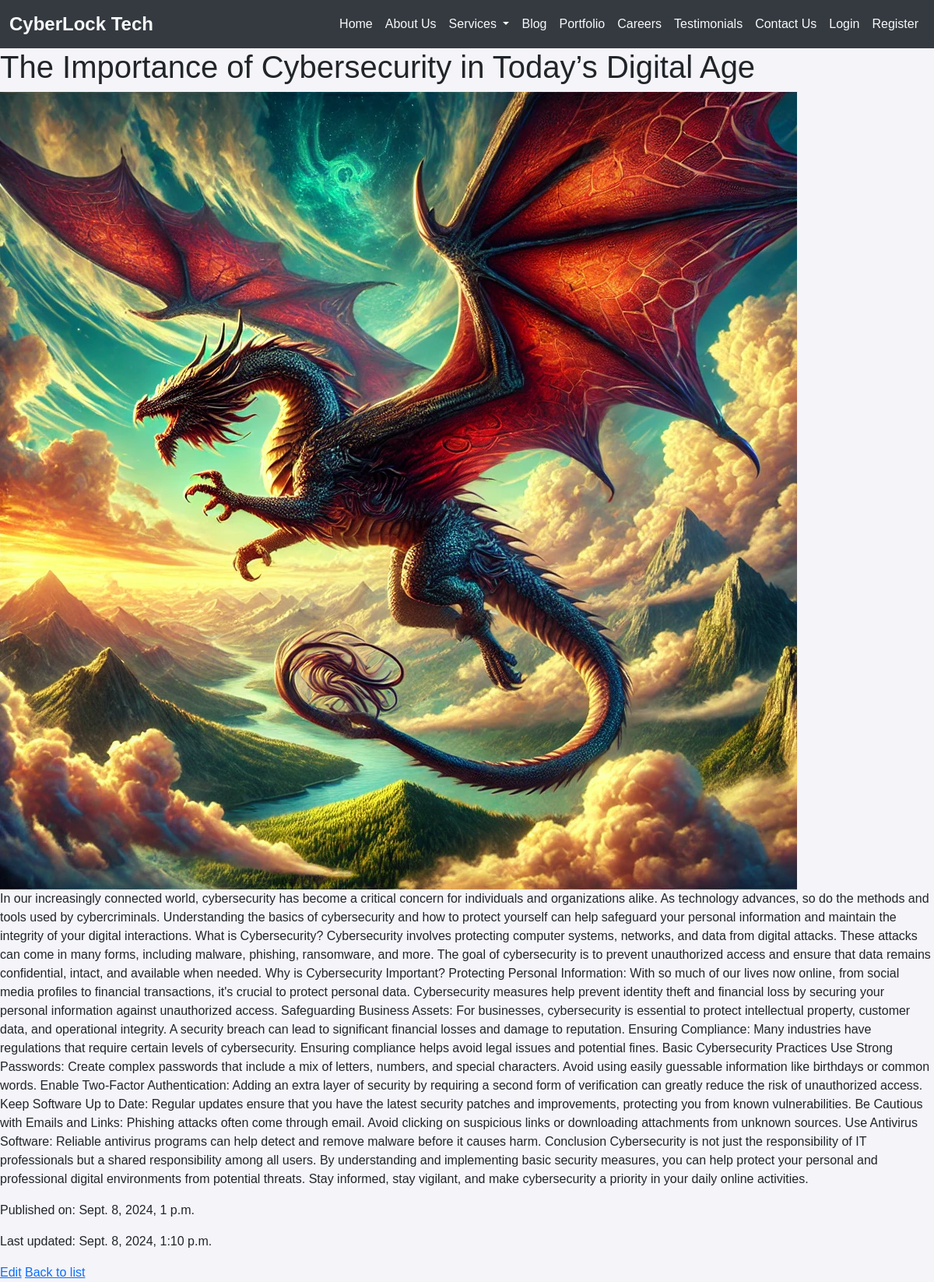
The app's page /post/1/ with its own data.
### coreapp/models.py (models this page shows, shortened)
class BlogPost(models.Model):
    author = models.ForeignKey(User, on_delete=models.CASCADE)
    title = models.CharField(max_length=200)
    content = models.TextField()
    image = models.ImageField(upload_to='blog_images/', blank=True)
    published_date = models.DateTimeField(auto_now_add=True)
    updated_date = models.DateTimeField(auto_now=True)
    tags = models.CharField(max_length=100, blank=True)
    slug = models.SlugField(unique=True, max_length=200, blank=True)
    class Meta:
        ordering = ['-published_date']
        permissions = [
            ("can_create_post", "Can create blog post"),
            ("can_update_post", "Can update blog post"),
            ("can_delete_post", "Can delete blog post"),
        ]

### coreapp/views.py (the view)
# urls.py: path('post/<int:pk>/', views.blog_post_detail, name='blog_post_detail'),
def blog_post_detail(request, pk):
    post = get_object_or_404(BlogPost, pk=pk)
    return render(request, 'blog_post_detail.html', {'post': post})

### templates/blog_post_detail.html (shortened to what this page needs)
{% load static %}
{% include 'base.html' %}
<!DOCTYPE html>
<html lang="en">
<head>
</head>
<body>
    <h1>{{ post.title }}</h1>
    {% if post.image %}
    <img src="{{ post.image.url }}" alt="{{ post.title }}">
    {% endif %}
    <p>{{ post.content }}</p>
    <p>Published on: {{ post.published_date }}</p>
    <p>Last updated: {{ post.updated_date }}</p>
    <a href="{% url 'blog_post_update' pk=post.pk %}">Edit</a>
    <a href="{% url 'blog_post_list' %}">Back to list</a>
</body>
</html>

### static/css/base.css (style rules this page uses)
body { font-family: 'Arial', sans-serif; background-color: #f4f4f9; }

### records on screen
BlogPost: title "The Importance of Cybersecurity in Today’s Digital Age", image (picture), content "In our increasingly connected world, cybersecurity has become a critical concern for individuals and organizations alike. As technology advances, so do the methods and tools used by cybercriminals. Understanding the basics of cybersecurity and how to protect yourself can help safeguard your personal information and maintain the integrity of your digital interactions. What is Cybersecurity? Cybersecurity involves protecting computer systems, networks, and data from digital attacks. These attacks can come in many forms, including malware, phishing, ransomware, and more. The goal of cybersecurity is to prevent unauthorized access and ensure that data remains confidential, intact, and available…", published_date "Sept. 8, 2024, 1 p.m.", updated_date "Sept. 8, 2024, 1:10 p.m."
